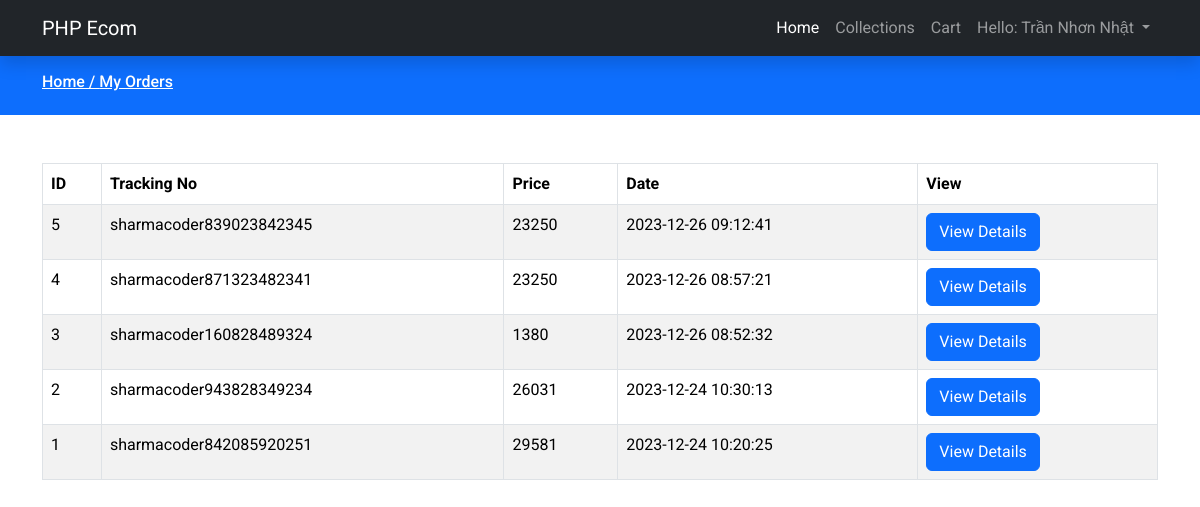
/my-orders.php (signed in), run on the app's committed database.
### tables this page shows
CREATE TABLE `tbl_order` (
  `id` int(11) NOT NULL,
  `tracking_no` varchar(199) NOT NULL,
  `user_id` int(191) NOT NULL,
  `name` varchar(255) NOT NULL,
  `email` varchar(191) NOT NULL,
  `phone` varchar(191) NOT NULL,
  `address` mediumtext NOT NULL,
  `pincode` int(191) NOT NULL,
  `total_price` int(191) NOT NULL,
  `payment_mode` varchar(191) NOT NULL,
  `payment_id` varchar(191) DEFAULT NULL,
  `status` tinyint(4) NOT NULL DEFAULT 0,
  `comments` varchar(255) DEFAULT NULL,
  `created_at` timestamp NOT NULL DEFAULT current_timestamp()
);

### function/userfunction.php (called while the page is built, shortened)
<?php
    $filepath = realpath(dirname(__FILE__));
    include_once ($filepath.'/../config/dbcon.php');
    function getOrders(){
        global $con;
        $userId = $_SESSION['auth_user']['user_id'];
        $query = "SELECT * FROM tbl_order WHERE user_id = '$userId' ORDER BY id DESC";
        return $query_run = mysqli_query($con, $query);
    }
?>

### my-orders.php (the view, shortened to what this page needs)
<?php
    include 'inc/header.php';
    include 'function/userfunction.php';
?>
<div class="py-3 bg-primary">
    <div class="container">
        <h6 class="text-white">
            <a href="index.php" class="text-white">Home / </a>
            <a href="my-orders.php" class="text-white">My Orders</a>
        </h6>
    </div>
</div>
<div class="py-5">
    <div class="container">
        <div class="">
            <div class="row">
                <div class="col-md-12">
                    <table class="table table-bordered table-striped">
                        <thead>
                            <tr>
                                <th>ID</th>
                                <th>Tracking No</th>
                                <th>Price</th>
                                <th>Date</th>
                                <th>View</th>
                            </tr>
                        </thead>
                        <tbody>
                            <?php
                                $orders = getOrders();
                                if(mysqli_num_rows($orders) > 0){
                                    foreach ($orders as $item){
                                        ?>
                                            <tr>
                                                <td><?= $item['id']?></td>
                                                <td><?= $item['tracking_no']?></td>
                                                <td><?= $item['total_price']?></td>
                                                <td><?= $item['created_at']?></td>
                                                <td>
                                                    <a href="view-order.php?t=<?= $item['tracking_no']?>" class='btn btn-primary'>View Details</a>
                                                </td>
                                            </tr>
                                        <?php
                                    }
                                }else{
                                    ?>
                                        <tr>
                                            <td colspan="5">No Orders Yet!</td>
                                        </tr>
                                    <?php
                                }
                            ?>
                        </tbody>
                            </table>
                </div>
            </div>
        </div>
    </div>
</div>
<?php include 'inc/footer.php';?>

### assets/css/custom.css (style rules this page uses)
* { font-family: 'Roboto', sans-serif; }
a { text-decoration: none; }

### data on the page
tbl_order: id "5", tracking_no "sharmacoder839023842345", total_price "23250", created_at "2023-12-26 09:12:41"
tbl_order: id "4", tracking_no "sharmacoder871323482341", total_price "23250", created_at "2023-12-26 08:57:21"
tbl_order: id "3", tracking_no "sharmacoder160828489324", total_price "1380", created_at "2023-12-26 08:52:32"
tbl_order: id "2", tracking_no "sharmacoder943828349234", total_price "26031", created_at "2023-12-24 10:30:13"
tbl_order: id "1", tracking_no "sharmacoder842085920251", total_price "29581", created_at "2023-12-24 10:20:25"

### other printed values
$_SESSION['auth_user']['name'] "Trần Nhơn Nhật"
